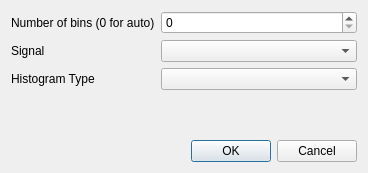
<?xml version="1.0" encoding="UTF-8"?>
<ui version="4.0">
 <class>Dialog</class>
 <widget class="QDialog" name="Dialog">
  <property name="geometry">
   <rect>
    <x>0</x>
    <y>0</y>
    <width>368</width>
    <height>173</height>
   </rect>
  </property>
  <property name="windowTitle">
   <string>Histogram configuration</string>
  </property>
  <layout class="QVBoxLayout" name="verticalLayout">
   <item>
    <layout class="QFormLayout" name="formLayout">
     <item row="0" column="0">
      <widget class="QLabel" name="label">
       <property name="text">
        <string>Number of bins (0 for auto)</string>
       </property>
      </widget>
     </item>
     <item row="0" column="1">
      <widget class="QSpinBox" name="num_bins">
       <property name="maximum">
        <number>1000</number>
       </property>
      </widget>
     </item>
     <item row="1" column="0">
      <widget class="QLabel" name="label_2">
       <property name="text">
        <string>Signal</string>
       </property>
      </widget>
     </item>
     <item row="1" column="1">
      <widget class="QComboBox" name="signal"/>
     </item>
     <item row="2" column="0">
      <widget class="QLabel" name="label_3">
       <property name="text">
        <string>Histogram Type</string>
       </property>
      </widget>
     </item>
     <item row="2" column="1">
      <widget class="QComboBox" name="normalization"/>
     </item>
    </layout>
   </item>
   <item>
    <widget class="QDialogButtonBox" name="buttonBox">
     <property name="orientation">
      <enum>Qt::Horizontal</enum>
     </property>
     <property name="standardButtons">
      <set>QDialogButtonBox::Cancel|QDialogButtonBox::Ok</set>
     </property>
    </widget>
   </item>
  </layout>
 </widget>
 <resources/>
 <connections>
  <connection>
   <sender>buttonBox</sender>
   <signal>accepted()</signal>
   <receiver>Dialog</receiver>
   <slot>accept()</slot>
   <hints>
    <hint type="sourcelabel">
     <x>248</x>
     <y>254</y>
    </hint>
    <hint type="destinationlabel">
     <x>157</x>
     <y>274</y>
    </hint>
   </hints>
  </connection>
  <connection>
   <sender>buttonBox</sender>
   <signal>rejected()</signal>
   <receiver>Dialog</receiver>
   <slot>reject()</slot>
   <hints>
    <hint type="sourcelabel">
     <x>316</x>
     <y>260</y>
    </hint>
    <hint type="destinationlabel">
     <x>286</x>
     <y>274</y>
    </hint>
   </hints>
  </connection>
 </connections>
</ui>
